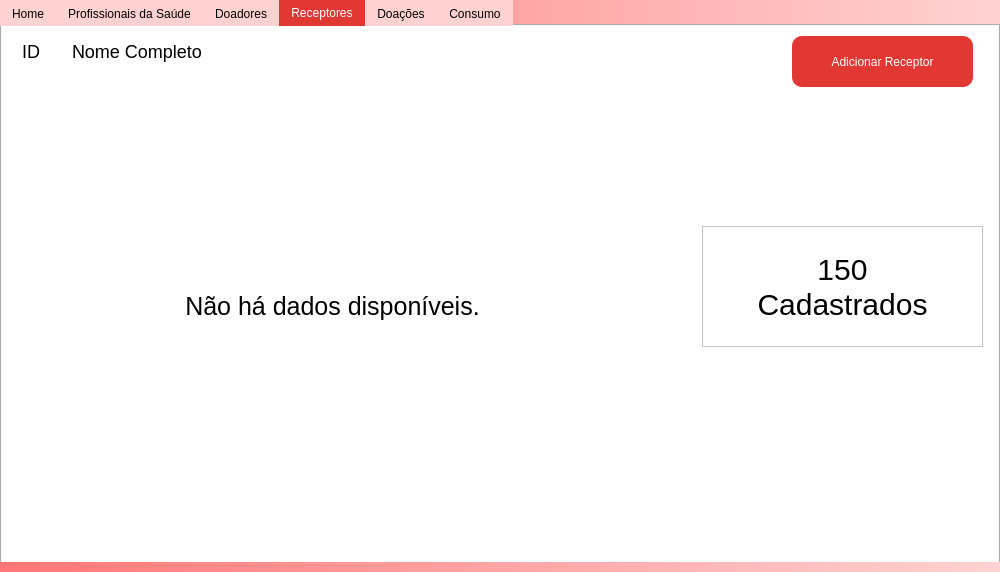
<?xml version="1.0" encoding="UTF-8"?>
<ui version="4.0">
 <class>Dashboard</class>
 <widget class="QMainWindow" name="Dashboard">
  <property name="geometry">
   <rect>
    <x>0</x>
    <y>0</y>
    <width>1000</width>
    <height>572</height>
   </rect>
  </property>
  <property name="minimumSize">
   <size>
    <width>1000</width>
    <height>572</height>
   </size>
  </property>
  <property name="maximumSize">
   <size>
    <width>1000</width>
    <height>572</height>
   </size>
  </property>
  <property name="windowTitle">
   <string>DashBoard</string>
  </property>
  <widget class="QWidget" name="centralwidget">
   <property name="styleSheet">
    <string notr="true">QWidget#centralwidget{background-color: qlineargradient(spread:pad, x1:0, y1:0, x2:1, y2:0, stop:0 rgba(255,118,118,1), stop:1 rgba(255,210,210,1));}</string>
   </property>
   <widget class="QWidget" name="widget" native="true">
    <property name="geometry">
     <rect>
      <x>0</x>
      <y>-10</y>
      <width>1000</width>
      <height>572</height>
     </rect>
    </property>
    <property name="minimumSize">
     <size>
      <width>1000</width>
      <height>572</height>
     </size>
    </property>
    <property name="maximumSize">
     <size>
      <width>1000</width>
      <height>572</height>
     </size>
    </property>
    <widget class="QTabWidget" name="tabs">
     <property name="enabled">
      <bool>true</bool>
     </property>
     <property name="geometry">
      <rect>
       <x>0</x>
       <y>10</y>
       <width>1000</width>
       <height>572</height>
      </rect>
     </property>
     <property name="minimumSize">
      <size>
       <width>1000</width>
       <height>572</height>
      </size>
     </property>
     <property name="maximumSize">
      <size>
       <width>1000</width>
       <height>572</height>
      </size>
     </property>
     <property name="styleSheet">
      <string notr="true">QTabBar::tab::selected{
background-color:#E13833;
color: #ffffff;
}
QTabBar::tab{
background-color: #FFD2D2;

}</string>
     </property>
     <property name="currentIndex">
      <number>3</number>
     </property>
     <widget class="QWidget" name="tabHome">
      <property name="minimumSize">
       <size>
        <width>1000</width>
        <height>572</height>
       </size>
      </property>
      <property name="maximumSize">
       <size>
        <width>1000</width>
        <height>572</height>
       </size>
      </property>
      <property name="styleSheet">
       <string notr="true">QWidget#tabHome{
	background-color:#fff;
}</string>
      </property>
      <attribute name="title">
       <string>Home</string>
      </attribute>
      <widget class="QLabel" name="txtNomeProfissional">
       <property name="geometry">
        <rect>
         <x>30</x>
         <y>10</y>
         <width>591</width>
         <height>45</height>
        </rect>
       </property>
       <property name="styleSheet">
        <string notr="true">font-size:30px;
</string>
       </property>
       <property name="text">
        <string>Nome Profissional</string>
       </property>
      </widget>
      <widget class="QLabel" name="txtNomeInstituicao">
       <property name="geometry">
        <rect>
         <x>30</x>
         <y>60</y>
         <width>591</width>
         <height>35</height>
        </rect>
       </property>
       <property name="styleSheet">
        <string notr="true">font-size:18px</string>
       </property>
       <property name="text">
        <string>Nome da Instituição</string>
       </property>
      </widget>
      <widget class="QPushButton" name="buttonAdicionarDoacao">
       <property name="geometry">
        <rect>
         <x>630</x>
         <y>50</y>
         <width>324</width>
         <height>64</height>
        </rect>
       </property>
       <property name="styleSheet">
        <string notr="true">QPushButton{

background: #E13833;
border-radius: 10px;
color:#ffffff;
}
QPushButton:hover{
background: #992C29;
border-radius: 10px;
color:#ffffff;
}

</string>
       </property>
       <property name="text">
        <string>Doação</string>
       </property>
       <property name="icon">
        <iconset resource="../../../resouces.qrc">
         <normaloff>:/assets/icons/add.png</normaloff>:/assets/icons/add.png</iconset>
       </property>
       <property name="iconSize">
        <size>
         <width>20</width>
         <height>20</height>
        </size>
       </property>
      </widget>
      <widget class="QPushButton" name="buttonAdicionarConsumo">
       <property name="geometry">
        <rect>
         <x>630</x>
         <y>160</y>
         <width>324</width>
         <height>64</height>
        </rect>
       </property>
       <property name="styleSheet">
        <string notr="true">QPushButton{

background: #E13833;
border-radius: 10px;
color:#ffffff;
}
QPushButton:hover{
background: #992C29;
border-radius: 10px;
color:#ffffff;
}

</string>
       </property>
       <property name="text">
        <string>Consumo</string>
       </property>
       <property name="icon">
        <iconset resource="../../../resouces.qrc">
         <normaloff>:/assets/icons/add.png</normaloff>:/assets/icons/add.png</iconset>
       </property>
       <property name="iconSize">
        <size>
         <width>20</width>
         <height>20</height>
        </size>
       </property>
      </widget>
      <widget class="QPushButton" name="buttonConsultarBanco">
       <property name="geometry">
        <rect>
         <x>630</x>
         <y>280</y>
         <width>324</width>
         <height>64</height>
        </rect>
       </property>
       <property name="styleSheet">
        <string notr="true">QPushButton{

background: #E13833;
border-radius: 10px;
color:#ffffff;
}
QPushButton:hover{
background: #992C29;
border-radius: 10px;
color:#ffffff;
}

</string>
       </property>
       <property name="text">
        <string>Consultar Banco</string>
       </property>
       <property name="icon">
        <iconset resource="../../../resouces.qrc">
         <normaloff>:/assets/icons/search.png</normaloff>:/assets/icons/search.png</iconset>
       </property>
       <property name="iconSize">
        <size>
         <width>20</width>
         <height>20</height>
        </size>
       </property>
      </widget>
      <widget class="QPushButton" name="buttonEditarPerfil">
       <property name="geometry">
        <rect>
         <x>630</x>
         <y>400</y>
         <width>324</width>
         <height>64</height>
        </rect>
       </property>
       <property name="styleSheet">
        <string notr="true">QPushButton{

background: #E13833;
border-radius: 10px;
color:#ffffff;
}
QPushButton:hover{
background: #992C29;
border-radius: 10px;
color:#ffffff;
}

</string>
       </property>
       <property name="text">
        <string>Editar Perfil</string>
       </property>
       <property name="icon">
        <iconset resource="../../../resouces.qrc">
         <normaloff>:/assets/icons/edit.png</normaloff>:/assets/icons/edit.png</iconset>
       </property>
       <property name="iconSize">
        <size>
         <width>20</width>
         <height>20</height>
        </size>
       </property>
      </widget>
      <widget class="QFrame" name="graphicsFrame">
       <property name="geometry">
        <rect>
         <x>30</x>
         <y>110</y>
         <width>551</width>
         <height>391</height>
        </rect>
       </property>
       <property name="styleSheet">
        <string notr="true">border:none;</string>
       </property>
       <property name="frameShape">
        <enum>QFrame::StyledPanel</enum>
       </property>
       <property name="frameShadow">
        <enum>QFrame::Raised</enum>
       </property>
       <widget class="QLabel" name="erroHomeSemDados">
        <property name="geometry">
         <rect>
          <x>6</x>
          <y>6</y>
          <width>541</width>
          <height>381</height>
         </rect>
        </property>
        <property name="styleSheet">
         <string notr="true">font-size:25px</string>
        </property>
        <property name="text">
         <string>Não há dados disponíveis.</string>
        </property>
        <property name="alignment">
         <set>Qt::AlignCenter</set>
        </property>
       </widget>
      </widget>
      <widget class="QPushButton" name="pushButton">
       <property name="geometry">
        <rect>
         <x>910</x>
         <y>10</y>
         <width>71</width>
         <height>25</height>
        </rect>
       </property>
       <property name="styleSheet">
        <string notr="true">QPushButton{

background: #E13833;
border-radius: 10px;
color:#ffffff;
}
QPushButton:hover{
background: #992C29;
border-radius: 10px;
color:#ffffff;
}

</string>
       </property>
       <property name="text">
        <string>SAIR</string>
       </property>
      </widget>
     </widget>
     <widget class="QWidget" name="tabProfissionais">
      <property name="styleSheet">
       <string notr="true">QWidget#tabProfissionais{
	background-color:#fff;
}</string>
      </property>
      <attribute name="title">
       <string>Profissionais da Saúde</string>
      </attribute>
      <widget class="QLabel" name="erroDoadoresSemDados_2">
       <property name="geometry">
        <rect>
         <x>60</x>
         <y>90</y>
         <width>541</width>
         <height>381</height>
        </rect>
       </property>
       <property name="styleSheet">
        <string notr="true">font-size:25px</string>
       </property>
       <property name="text">
        <string>Não há dados disponíveis.</string>
       </property>
       <property name="alignment">
        <set>Qt::AlignCenter</set>
       </property>
      </widget>
      <widget class="QLabel" name="label_6">
       <property name="geometry">
        <rect>
         <x>70</x>
         <y>10</y>
         <width>300</width>
         <height>31</height>
        </rect>
       </property>
       <property name="minimumSize">
        <size>
         <width>300</width>
         <height>31</height>
        </size>
       </property>
       <property name="maximumSize">
        <size>
         <width>300</width>
         <height>31</height>
        </size>
       </property>
       <property name="styleSheet">
        <string notr="true">font-size: 18px;</string>
       </property>
       <property name="text">
        <string>Nome Completo</string>
       </property>
      </widget>
      <widget class="QLabel" name="label_12">
       <property name="geometry">
        <rect>
         <x>20</x>
         <y>10</y>
         <width>41</width>
         <height>31</height>
        </rect>
       </property>
       <property name="minimumSize">
        <size>
         <width>41</width>
         <height>31</height>
        </size>
       </property>
       <property name="maximumSize">
        <size>
         <width>41</width>
         <height>31</height>
        </size>
       </property>
       <property name="styleSheet">
        <string notr="true">font-size:18px</string>
       </property>
       <property name="text">
        <string>ID</string>
       </property>
      </widget>
      <widget class="QListWidget" name="doadoresList_2">
       <property name="geometry">
        <rect>
         <x>10</x>
         <y>50</y>
         <width>651</width>
         <height>461</height>
        </rect>
       </property>
       <property name="sizePolicy">
        <sizepolicy hsizetype="Maximum" vsizetype="Maximum">
         <horstretch>0</horstretch>
         <verstretch>0</verstretch>
        </sizepolicy>
       </property>
       <property name="styleSheet">
        <string notr="true">border:none;</string>
       </property>
       <property name="sizeAdjustPolicy">
        <enum>QAbstractScrollArea::AdjustToContents</enum>
       </property>
       <property name="resizeMode">
        <enum>QListView::Adjust</enum>
       </property>
       <property name="spacing">
        <number>1</number>
       </property>
       <property name="gridSize">
        <size>
         <width>631</width>
         <height>80</height>
        </size>
       </property>
       <property name="uniformItemSizes">
        <bool>true</bool>
       </property>
      </widget>
      <widget class="QFrame" name="frame_5">
       <property name="geometry">
        <rect>
         <x>690</x>
         <y>90</y>
         <width>281</width>
         <height>121</height>
        </rect>
       </property>
       <property name="frameShape">
        <enum>QFrame::StyledPanel</enum>
       </property>
       <property name="frameShadow">
        <enum>QFrame::Raised</enum>
       </property>
       <widget class="QLabel" name="txtContDoadores_3">
        <property name="geometry">
         <rect>
          <x>10</x>
          <y>20</y>
          <width>261</width>
          <height>81</height>
         </rect>
        </property>
        <property name="styleSheet">
         <string notr="true">font-size:30px;</string>
        </property>
        <property name="text">
         <string>150 
Cadastrados</string>
        </property>
        <property name="alignment">
         <set>Qt::AlignCenter</set>
        </property>
       </widget>
      </widget>
      <widget class="QLabel" name="label_7">
       <property name="geometry">
        <rect>
         <x>390</x>
         <y>10</y>
         <width>300</width>
         <height>31</height>
        </rect>
       </property>
       <property name="minimumSize">
        <size>
         <width>300</width>
         <height>31</height>
        </size>
       </property>
       <property name="maximumSize">
        <size>
         <width>300</width>
         <height>31</height>
        </size>
       </property>
       <property name="styleSheet">
        <string notr="true">font-size: 18px;</string>
       </property>
       <property name="text">
        <string>Cargo</string>
       </property>
      </widget>
      <widget class="QLabel" name="erroProfissionaisSemDados">
       <property name="geometry">
        <rect>
         <x>60</x>
         <y>90</y>
         <width>541</width>
         <height>381</height>
        </rect>
       </property>
       <property name="styleSheet">
        <string notr="true">font-size:25px</string>
       </property>
       <property name="text">
        <string>Não há dados disponíveis.</string>
       </property>
       <property name="alignment">
        <set>Qt::AlignCenter</set>
       </property>
      </widget>
     </widget>
     <widget class="QWidget" name="tabDoador">
      <property name="styleSheet">
       <string notr="true">QWidget#tabDoador{
	background-color:#fff;
}</string>
      </property>
      <attribute name="title">
       <string>Doadores</string>
      </attribute>
      <widget class="QLabel" name="label_4">
       <property name="geometry">
        <rect>
         <x>20</x>
         <y>10</y>
         <width>41</width>
         <height>31</height>
        </rect>
       </property>
       <property name="minimumSize">
        <size>
         <width>41</width>
         <height>31</height>
        </size>
       </property>
       <property name="maximumSize">
        <size>
         <width>41</width>
         <height>31</height>
        </size>
       </property>
       <property name="styleSheet">
        <string notr="true">font-size:18px</string>
       </property>
       <property name="text">
        <string>ID</string>
       </property>
      </widget>
      <widget class="QLabel" name="label_2">
       <property name="geometry">
        <rect>
         <x>70</x>
         <y>10</y>
         <width>300</width>
         <height>31</height>
        </rect>
       </property>
       <property name="minimumSize">
        <size>
         <width>300</width>
         <height>31</height>
        </size>
       </property>
       <property name="maximumSize">
        <size>
         <width>300</width>
         <height>31</height>
        </size>
       </property>
       <property name="styleSheet">
        <string notr="true">font-size: 18px;</string>
       </property>
       <property name="text">
        <string>Nome Completo</string>
       </property>
      </widget>
      <widget class="QListWidget" name="doadoresList">
       <property name="geometry">
        <rect>
         <x>10</x>
         <y>50</y>
         <width>651</width>
         <height>461</height>
        </rect>
       </property>
       <property name="sizePolicy">
        <sizepolicy hsizetype="Maximum" vsizetype="Maximum">
         <horstretch>0</horstretch>
         <verstretch>0</verstretch>
        </sizepolicy>
       </property>
       <property name="styleSheet">
        <string notr="true">border:none;</string>
       </property>
       <property name="sizeAdjustPolicy">
        <enum>QAbstractScrollArea::AdjustToContents</enum>
       </property>
       <property name="resizeMode">
        <enum>QListView::Adjust</enum>
       </property>
       <property name="spacing">
        <number>1</number>
       </property>
       <property name="gridSize">
        <size>
         <width>631</width>
         <height>80</height>
        </size>
       </property>
       <property name="uniformItemSizes">
        <bool>true</bool>
       </property>
      </widget>
      <widget class="QLabel" name="label">
       <property name="geometry">
        <rect>
         <x>390</x>
         <y>10</y>
         <width>121</width>
         <height>30</height>
        </rect>
       </property>
       <property name="styleSheet">
        <string notr="true">font-size: 18px;</string>
       </property>
       <property name="text">
        <string>Tipo sanguinio</string>
       </property>
      </widget>
      <widget class="QFrame" name="frame">
       <property name="geometry">
        <rect>
         <x>690</x>
         <y>90</y>
         <width>281</width>
         <height>121</height>
        </rect>
       </property>
       <property name="frameShape">
        <enum>QFrame::StyledPanel</enum>
       </property>
       <property name="frameShadow">
        <enum>QFrame::Raised</enum>
       </property>
       <widget class="QLabel" name="txtContDoadores">
        <property name="geometry">
         <rect>
          <x>10</x>
          <y>20</y>
          <width>261</width>
          <height>81</height>
         </rect>
        </property>
        <property name="styleSheet">
         <string notr="true">font-size:30px;</string>
        </property>
        <property name="text">
         <string>150 
Cadastrados</string>
        </property>
        <property name="alignment">
         <set>Qt::AlignCenter</set>
        </property>
       </widget>
      </widget>
      <widget class="QFrame" name="frame_2">
       <property name="geometry">
        <rect>
         <x>690</x>
         <y>390</y>
         <width>281</width>
         <height>121</height>
        </rect>
       </property>
       <property name="frameShape">
        <enum>QFrame::StyledPanel</enum>
       </property>
       <property name="frameShadow">
        <enum>QFrame::Raised</enum>
       </property>
       <widget class="QLabel" name="txtContFora">
        <property name="geometry">
         <rect>
          <x>10</x>
          <y>20</y>
          <width>261</width>
          <height>81</height>
         </rect>
        </property>
        <property name="styleSheet">
         <string notr="true">font-size:30px;</string>
        </property>
        <property name="text">
         <string>125 fora
de periodo</string>
        </property>
        <property name="alignment">
         <set>Qt::AlignCenter</set>
        </property>
       </widget>
      </widget>
      <widget class="QFrame" name="frame_3">
       <property name="geometry">
        <rect>
         <x>690</x>
         <y>240</y>
         <width>281</width>
         <height>121</height>
        </rect>
       </property>
       <property name="frameShape">
        <enum>QFrame::StyledPanel</enum>
       </property>
       <property name="frameShadow">
        <enum>QFrame::Raised</enum>
       </property>
       <widget class="QLabel" name="txtContAptos">
        <property name="geometry">
         <rect>
          <x>10</x>
          <y>20</y>
          <width>261</width>
          <height>81</height>
         </rect>
        </property>
        <property name="styleSheet">
         <string notr="true">font-size:30px;</string>
        </property>
        <property name="text">
         <string>25 aptos
a doar</string>
        </property>
        <property name="alignment">
         <set>Qt::AlignCenter</set>
        </property>
       </widget>
      </widget>
      <widget class="QPushButton" name="buttonAdicionarDoador">
       <property name="geometry">
        <rect>
         <x>790</x>
         <y>10</y>
         <width>181</width>
         <height>51</height>
        </rect>
       </property>
       <property name="styleSheet">
        <string notr="true">QPushButton{

background: #E13833;
border-radius: 10px;
color:#ffffff;
}
QPushButton:hover{
background: #992C29;
border-radius: 10px;
color:#ffffff;
}

</string>
       </property>
       <property name="text">
        <string>Adicionar Doador</string>
       </property>
       <property name="icon">
        <iconset resource="../../../resouces.qrc">
         <normaloff>:/assets/icons/add.png</normaloff>:/assets/icons/add.png</iconset>
       </property>
      </widget>
      <widget class="QLabel" name="erroDoadoresSemDados">
       <property name="geometry">
        <rect>
         <x>60</x>
         <y>90</y>
         <width>541</width>
         <height>381</height>
        </rect>
       </property>
       <property name="styleSheet">
        <string notr="true">font-size:25px</string>
       </property>
       <property name="text">
        <string>Não há dados disponíveis.</string>
       </property>
       <property name="alignment">
        <set>Qt::AlignCenter</set>
       </property>
      </widget>
     </widget>
     <widget class="QWidget" name="tabReceptor">
      <property name="styleSheet">
       <string notr="true">background-color:#fff;</string>
      </property>
      <attribute name="title">
       <string>Receptores</string>
      </attribute>
      <widget class="QLabel" name="label_3">
       <property name="geometry">
        <rect>
         <x>70</x>
         <y>10</y>
         <width>421</width>
         <height>31</height>
        </rect>
       </property>
       <property name="minimumSize">
        <size>
         <width>421</width>
         <height>31</height>
        </size>
       </property>
       <property name="maximumSize">
        <size>
         <width>421</width>
         <height>31</height>
        </size>
       </property>
       <property name="styleSheet">
        <string notr="true">font-size: 18px;</string>
       </property>
       <property name="text">
        <string>Nome Completo</string>
       </property>
      </widget>
      <widget class="QListWidget" name="receptoresList">
       <property name="geometry">
        <rect>
         <x>10</x>
         <y>50</y>
         <width>651</width>
         <height>461</height>
        </rect>
       </property>
       <property name="sizePolicy">
        <sizepolicy hsizetype="Maximum" vsizetype="Maximum">
         <horstretch>0</horstretch>
         <verstretch>0</verstretch>
        </sizepolicy>
       </property>
       <property name="styleSheet">
        <string notr="true">border:none;</string>
       </property>
       <property name="sizeAdjustPolicy">
        <enum>QAbstractScrollArea::AdjustToContents</enum>
       </property>
       <property name="resizeMode">
        <enum>QListView::Adjust</enum>
       </property>
       <property name="spacing">
        <number>1</number>
       </property>
       <property name="gridSize">
        <size>
         <width>631</width>
         <height>80</height>
        </size>
       </property>
       <property name="uniformItemSizes">
        <bool>true</bool>
       </property>
      </widget>
      <widget class="QLabel" name="label_5">
       <property name="geometry">
        <rect>
         <x>20</x>
         <y>10</y>
         <width>41</width>
         <height>31</height>
        </rect>
       </property>
       <property name="minimumSize">
        <size>
         <width>41</width>
         <height>31</height>
        </size>
       </property>
       <property name="maximumSize">
        <size>
         <width>41</width>
         <height>31</height>
        </size>
       </property>
       <property name="styleSheet">
        <string notr="true">font-size:18px</string>
       </property>
       <property name="text">
        <string>ID</string>
       </property>
      </widget>
      <widget class="QPushButton" name="buttonAdicionarReceptor">
       <property name="geometry">
        <rect>
         <x>790</x>
         <y>10</y>
         <width>181</width>
         <height>51</height>
        </rect>
       </property>
       <property name="styleSheet">
        <string notr="true">QPushButton{

background: #E13833;
border-radius: 10px;
color:#ffffff;
}
QPushButton:hover{
background: #992C29;
border-radius: 10px;
color:#ffffff;
}

</string>
       </property>
       <property name="text">
        <string>Adicionar Receptor</string>
       </property>
       <property name="icon">
        <iconset resource="../../../resouces.qrc">
         <normaloff>:/assets/icons/add.png</normaloff>:/assets/icons/add.png</iconset>
       </property>
      </widget>
      <widget class="QLabel" name="erroReceptoresSemDados">
       <property name="geometry">
        <rect>
         <x>60</x>
         <y>90</y>
         <width>541</width>
         <height>381</height>
        </rect>
       </property>
       <property name="styleSheet">
        <string notr="true">font-size:25px</string>
       </property>
       <property name="text">
        <string>Não há dados disponíveis.</string>
       </property>
       <property name="alignment">
        <set>Qt::AlignCenter</set>
       </property>
      </widget>
      <widget class="QFrame" name="frame_4">
       <property name="geometry">
        <rect>
         <x>700</x>
         <y>200</y>
         <width>281</width>
         <height>121</height>
        </rect>
       </property>
       <property name="frameShape">
        <enum>QFrame::StyledPanel</enum>
       </property>
       <property name="frameShadow">
        <enum>QFrame::Raised</enum>
       </property>
       <widget class="QLabel" name="txtContReceptores">
        <property name="geometry">
         <rect>
          <x>10</x>
          <y>20</y>
          <width>261</width>
          <height>81</height>
         </rect>
        </property>
        <property name="styleSheet">
         <string notr="true">font-size:30px;</string>
        </property>
        <property name="text">
         <string>150 
Cadastrados</string>
        </property>
        <property name="alignment">
         <set>Qt::AlignCenter</set>
        </property>
       </widget>
      </widget>
     </widget>
     <widget class="QWidget" name="tabDoacao">
      <property name="enabled">
       <bool>true</bool>
      </property>
      <property name="styleSheet">
       <string notr="true">QWidget#tabDoacao{
	background-color:#fff;
}</string>
      </property>
      <attribute name="title">
       <string>Doações</string>
      </attribute>
      <widget class="QListWidget" name="doacoesList">
       <property name="geometry">
        <rect>
         <x>10</x>
         <y>50</y>
         <width>651</width>
         <height>461</height>
        </rect>
       </property>
       <property name="sizePolicy">
        <sizepolicy hsizetype="Maximum" vsizetype="Maximum">
         <horstretch>0</horstretch>
         <verstretch>0</verstretch>
        </sizepolicy>
       </property>
       <property name="styleSheet">
        <string notr="true">border:none</string>
       </property>
       <property name="sizeAdjustPolicy">
        <enum>QAbstractScrollArea::AdjustToContents</enum>
       </property>
       <property name="resizeMode">
        <enum>QListView::Adjust</enum>
       </property>
       <property name="spacing">
        <number>1</number>
       </property>
       <property name="gridSize">
        <size>
         <width>631</width>
         <height>80</height>
        </size>
       </property>
       <property name="uniformItemSizes">
        <bool>true</bool>
       </property>
      </widget>
      <widget class="QLabel" name="label_8">
       <property name="geometry">
        <rect>
         <x>70</x>
         <y>10</y>
         <width>421</width>
         <height>31</height>
        </rect>
       </property>
       <property name="minimumSize">
        <size>
         <width>421</width>
         <height>31</height>
        </size>
       </property>
       <property name="maximumSize">
        <size>
         <width>421</width>
         <height>31</height>
        </size>
       </property>
       <property name="styleSheet">
        <string notr="true">font-size: 18px;</string>
       </property>
       <property name="text">
        <string>Nome Completo</string>
       </property>
      </widget>
      <widget class="QLabel" name="label_9">
       <property name="geometry">
        <rect>
         <x>20</x>
         <y>10</y>
         <width>41</width>
         <height>31</height>
        </rect>
       </property>
       <property name="minimumSize">
        <size>
         <width>41</width>
         <height>31</height>
        </size>
       </property>
       <property name="maximumSize">
        <size>
         <width>41</width>
         <height>31</height>
        </size>
       </property>
       <property name="styleSheet">
        <string notr="true">font-size:18px</string>
       </property>
       <property name="text">
        <string>ID</string>
       </property>
      </widget>
      <widget class="QPushButton" name="buttonAdicionarDoacao_2">
       <property name="geometry">
        <rect>
         <x>790</x>
         <y>10</y>
         <width>181</width>
         <height>51</height>
        </rect>
       </property>
       <property name="styleSheet">
        <string notr="true">QPushButton{

background: #E13833;
border-radius: 10px;
color:#ffffff;
}
QPushButton:hover{
background: #992C29;
border-radius: 10px;
color:#ffffff;
}

</string>
       </property>
       <property name="text">
        <string>Adicionar Doação</string>
       </property>
       <property name="icon">
        <iconset resource="../../../resouces.qrc">
         <normaloff>:/assets/icons/add.png</normaloff>:/assets/icons/add.png</iconset>
       </property>
      </widget>
      <widget class="QLabel" name="erroDoacoesSemDados">
       <property name="geometry">
        <rect>
         <x>60</x>
         <y>90</y>
         <width>541</width>
         <height>381</height>
        </rect>
       </property>
       <property name="styleSheet">
        <string notr="true">font-size:25px</string>
       </property>
       <property name="text">
        <string>Não há dados disponíveis.</string>
       </property>
       <property name="alignment">
        <set>Qt::AlignCenter</set>
       </property>
      </widget>
     </widget>
     <widget class="QWidget" name="tabConsumo">
      <property name="styleSheet">
       <string notr="true">QWidget#tabConsumo{
	background-color:#fff;
}</string>
      </property>
      <attribute name="title">
       <string>Consumo</string>
      </attribute>
      <widget class="QListWidget" name="consumoList">
       <property name="geometry">
        <rect>
         <x>10</x>
         <y>50</y>
         <width>651</width>
         <height>461</height>
        </rect>
       </property>
       <property name="sizePolicy">
        <sizepolicy hsizetype="Maximum" vsizetype="Maximum">
         <horstretch>0</horstretch>
         <verstretch>0</verstretch>
        </sizepolicy>
       </property>
       <property name="styleSheet">
        <string notr="true">border: none;</string>
       </property>
       <property name="sizeAdjustPolicy">
        <enum>QAbstractScrollArea::AdjustToContents</enum>
       </property>
       <property name="resizeMode">
        <enum>QListView::Adjust</enum>
       </property>
       <property name="spacing">
        <number>1</number>
       </property>
       <property name="gridSize">
        <size>
         <width>631</width>
         <height>80</height>
        </size>
       </property>
       <property name="uniformItemSizes">
        <bool>true</bool>
       </property>
      </widget>
      <widget class="QLabel" name="label_10">
       <property name="geometry">
        <rect>
         <x>70</x>
         <y>10</y>
         <width>421</width>
         <height>31</height>
        </rect>
       </property>
       <property name="minimumSize">
        <size>
         <width>421</width>
         <height>31</height>
        </size>
       </property>
       <property name="maximumSize">
        <size>
         <width>421</width>
         <height>31</height>
        </size>
       </property>
       <property name="styleSheet">
        <string notr="true">font-size: 18px;</string>
       </property>
       <property name="text">
        <string>Nome Completo</string>
       </property>
      </widget>
      <widget class="QLabel" name="label_11">
       <property name="geometry">
        <rect>
         <x>20</x>
         <y>10</y>
         <width>41</width>
         <height>31</height>
        </rect>
       </property>
       <property name="minimumSize">
        <size>
         <width>41</width>
         <height>31</height>
        </size>
       </property>
       <property name="maximumSize">
        <size>
         <width>41</width>
         <height>31</height>
        </size>
       </property>
       <property name="styleSheet">
        <string notr="true">font-size:18px</string>
       </property>
       <property name="text">
        <string>ID</string>
       </property>
      </widget>
      <widget class="QPushButton" name="buttonAdicionarConsumo_2">
       <property name="geometry">
        <rect>
         <x>790</x>
         <y>10</y>
         <width>181</width>
         <height>51</height>
        </rect>
       </property>
       <property name="styleSheet">
        <string notr="true">QPushButton{

background: #E13833;
border-radius: 10px;
color:#ffffff;
}
QPushButton:hover{
background: #992C29;
border-radius: 10px;
color:#ffffff;
}

</string>
       </property>
       <property name="text">
        <string>Adicionar Consumo</string>
       </property>
       <property name="icon">
        <iconset resource="../../../resouces.qrc">
         <normaloff>:/assets/icons/add.png</normaloff>:/assets/icons/add.png</iconset>
       </property>
      </widget>
      <widget class="QLabel" name="erroConsumoSemDados">
       <property name="geometry">
        <rect>
         <x>60</x>
         <y>90</y>
         <width>541</width>
         <height>381</height>
        </rect>
       </property>
       <property name="styleSheet">
        <string notr="true">font-size:25px</string>
       </property>
       <property name="text">
        <string>Não há dados disponíveis.</string>
       </property>
       <property name="alignment">
        <set>Qt::AlignCenter</set>
       </property>
      </widget>
     </widget>
    </widget>
   </widget>
  </widget>
  <widget class="QMenuBar" name="menubar">
   <property name="geometry">
    <rect>
     <x>0</x>
     <y>0</y>
     <width>1000</width>
     <height>0</height>
    </rect>
   </property>
   <property name="maximumSize">
    <size>
     <width>16777215</width>
     <height>0</height>
    </size>
   </property>
  </widget>
  <widget class="QStatusBar" name="statusbar">
   <property name="maximumSize">
    <size>
     <width>16777215</width>
     <height>0</height>
    </size>
   </property>
  </widget>
 </widget>
 <resources>
  <include location="../../../resouces.qrc"/>
 </resources>
 <connections/>
</ui>
